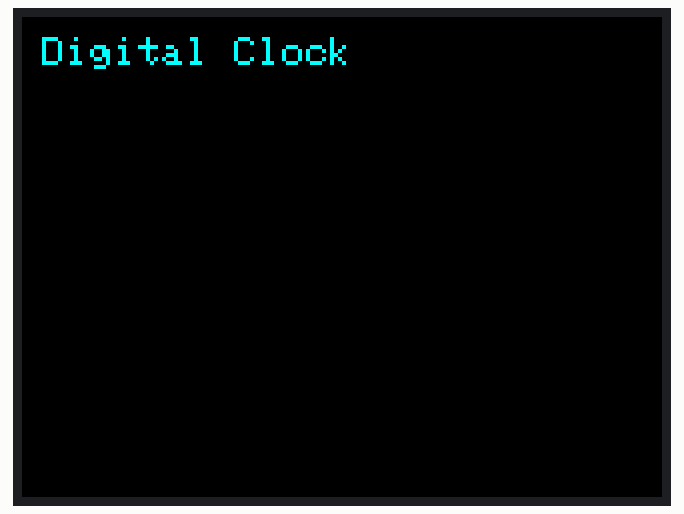
Bench run of a sketch on a simulated Arduino Uno, built with avr-gcc and run on an emulated ATmega328P. On the bench: 320×240 colour display. The local clock reads 2024-03-15 10:24:30 at power-on unless the sketch sets it; what the sketch prints to the serial monitor is not drawn.

Above: at 1.3 s.
At 10.1 s:
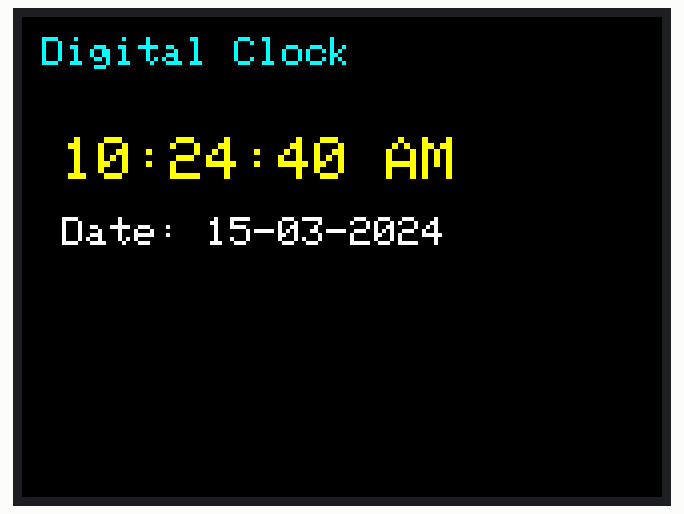
At 30.1 s:
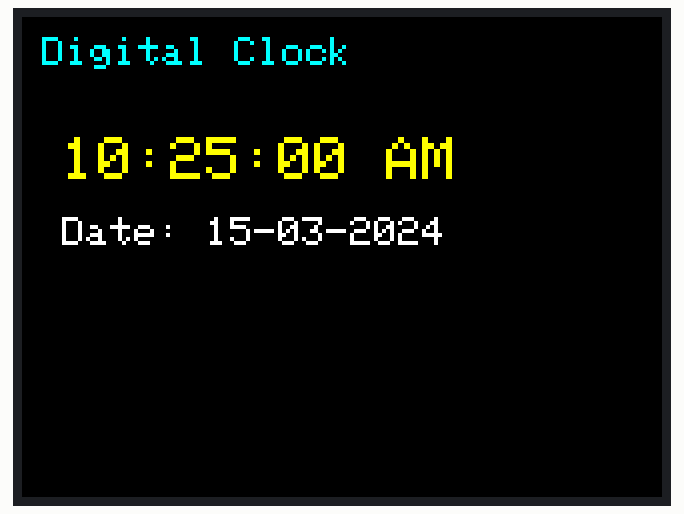
At 60.1 s:
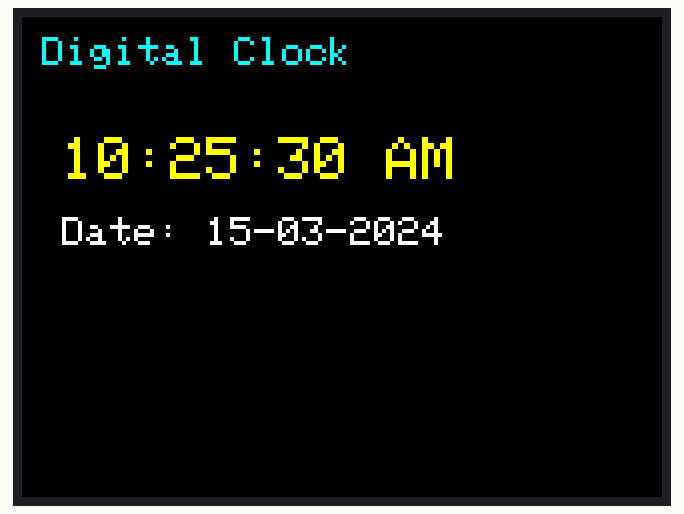
At 90.1 s:
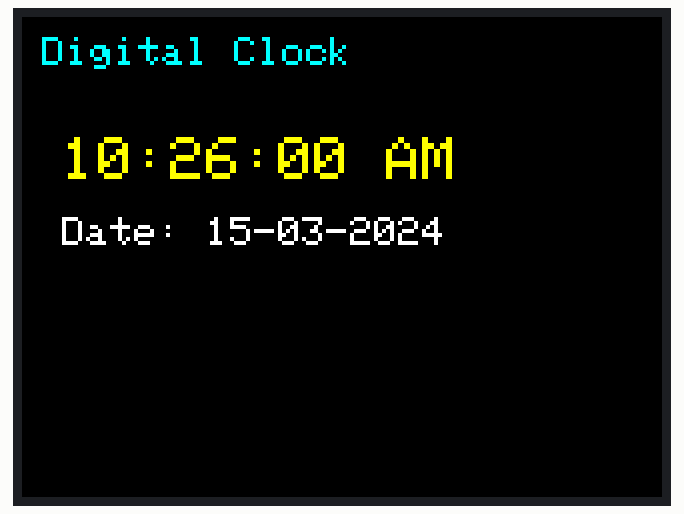
At 120.1 s:
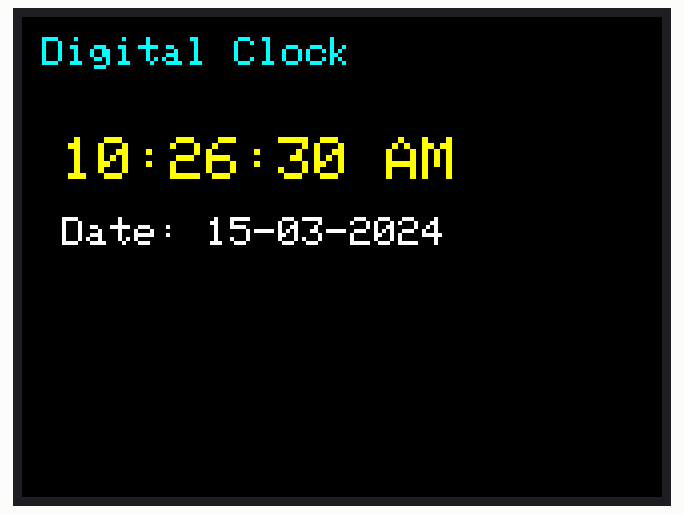

Measured:
- what the display in image 0 shows lasts 8.8 s, from 1.2 s to 10.0 s
- what the display in image 1 shows lasts 10.0 s, from 10.0 s to 20.0 s

The sketch:

time_sketch_jul15a.ino
```cpp
#include <MCUFRIEND_kbv.h>
#include <Adafruit_GFX.h>
#include <Wire.h>
#include <RTClib.h>

#define BLACK   0x0000
#define WHITE   0xFFFF
#define YELLOW  0xFFE0
#define CYAN    0x07FF

MCUFRIEND_kbv tft;
RTC_DS3231 rtc;

unsigned long lastUpdate = 0;  // for timing
const unsigned long updateInterval = 10000; // 10 seconds

void setup() {
  Serial.begin(9600);
  delay(1000);

  uint16_t ID = tft.readID();
  Serial.print("TFT ID: 0x");
  Serial.println(ID, HEX);
  if (ID == 0xD3D3 || ID == 0xFFFF || ID == 0x0000) {
    ID = 0x9341;  // most common fallback
    Serial.println("Using fallback ID: 0x9341");
  }

  tft.begin(ID);
  tft.setRotation(1);  // Landscape
  tft.fillScreen(BLACK);

  tft.setTextSize(2);
  tft.setTextColor(CYAN, BLACK);
  tft.setCursor(10, 10);
  tft.print("Digital Clock");

  if (!rtc.begin()) {
    tft.setCursor(10, 50);
    tft.setTextColor(WHITE, BLACK);
    tft.println("RTC Error");
    while (1);
  }

  if (rtc.lostPower()) {
    rtc.adjust(DateTime(F(__DATE__), F(__TIME__)));
  }
}

void loop() {
  unsigned long currentMillis = millis();

  if (currentMillis - lastUpdate >= updateInterval) {
    lastUpdate = currentMillis;

    DateTime now = rtc.now();

    int hour12 = now.hour() % 12;
    if (hour12 == 0) hour12 = 12;
    const char* ampm = (now.hour() >= 12) ? "PM" : "AM";

    char timeStr[20];
    sprintf(timeStr, "%02d:%02d:%02d %s", hour12, now.minute(), now.second(), ampm);

    char dateStr[20];
    sprintf(dateStr, "%02d-%02d-%04d", now.day(), now.month(), now.year());

    // Clear area before updating
    tft.fillRect(10, 50, 300, 90, BLACK);

    tft.setTextSize(3);
    tft.setTextColor(YELLOW, BLACK);
    tft.setCursor(20, 60);
    tft.print(timeStr);

    tft.setTextSize(2);
    tft.setTextColor(WHITE, BLACK);
    tft.setCursor(20, 100);
    tft.print("Date: ");
    tft.print(dateStr);

    Serial.print("Updated at: ");
    Serial.println(timeStr);
  }

  // Do nothing until next interval
}
```
